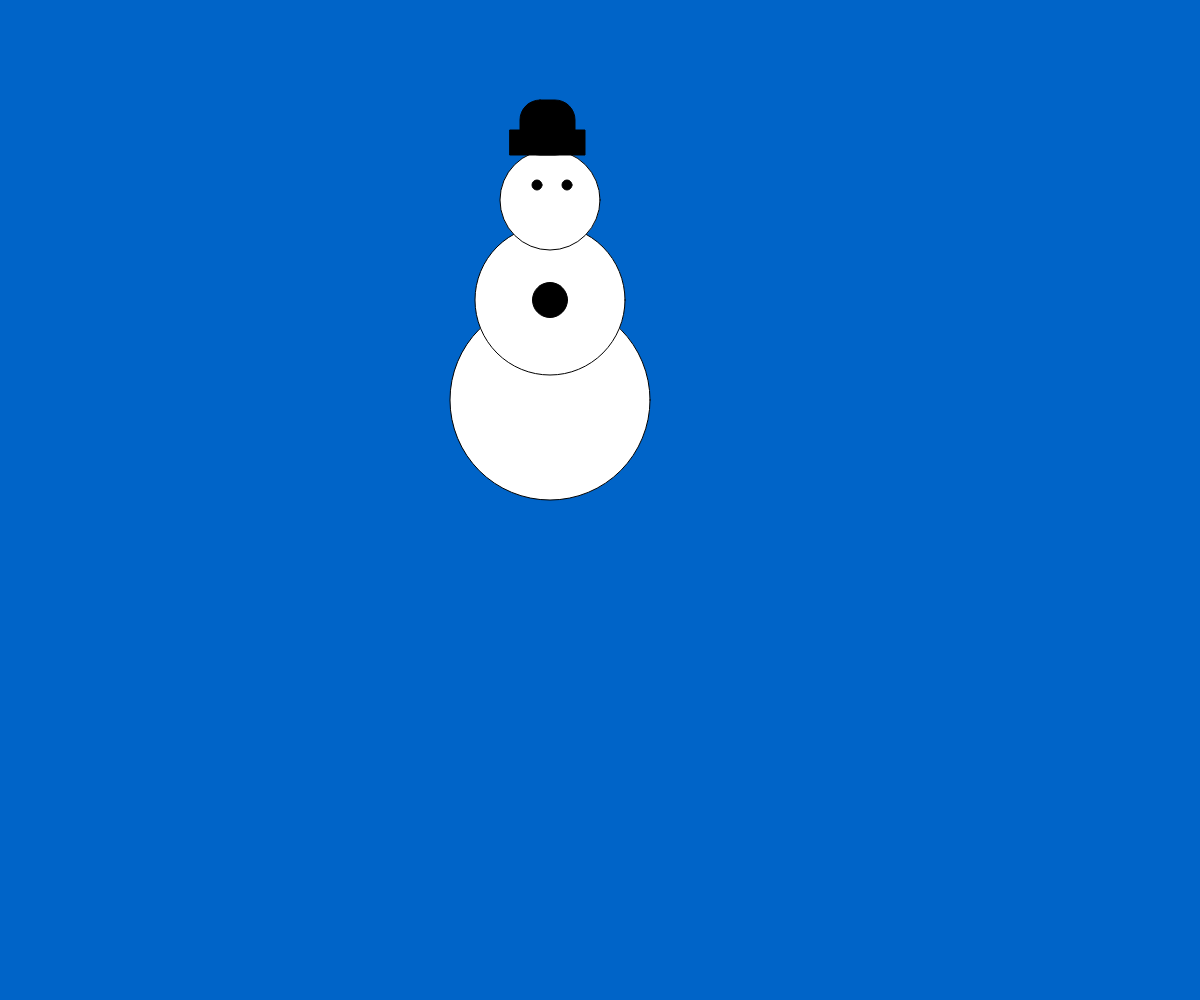
Frame 1 (no input)
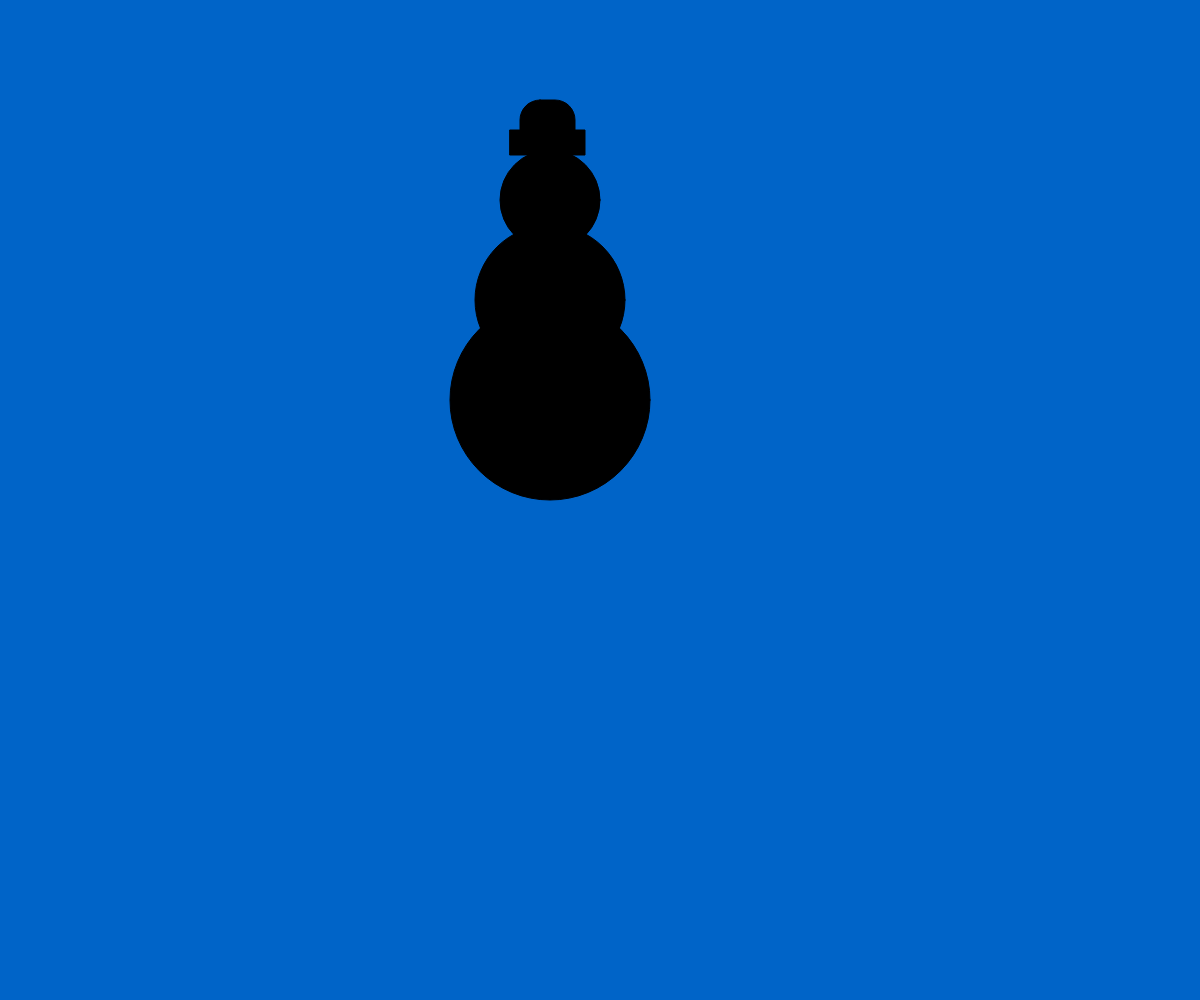
Frame 60 (no input)
Frame 120 (the mouse pressed at the canvas centre since frame 60): identical to frame 60, image omitted

The p5.js sketch that drew these frames (run headless with seeded random() and noise() and a simulated clock; from frame 60 on, the mouse is pressed at the canvas centre):

// p5.js sketch
// ── sketch.js

// The setup function runs once
function setup() {
  
  createCanvas(windowWidth, windowHeight);
}

//The draw function runs many times per second. The default rate is 60 frames per second!
function draw() {
	background(0, 100, 200);
	ellipse(550, 400, 200, 200)
	ellipse(550, 300, 150, 150)
	ellipse(550, 200, 100, 100)
		fill(0, 0, 0)
	rect(520, 100, 55, 55, 20)
		fill(0, 0, 0)
	rect(510, 130, 75, 25)
	ellipse(537, 185, 10, 10)
	ellipse(567, 185, 10, 10)
if (mouseIsPressed)
    ellipse(550, 425, 50, 50);
  else
    ellipse(550, 300, 35, 35);

  print(mouseIsPressed);
 
}
